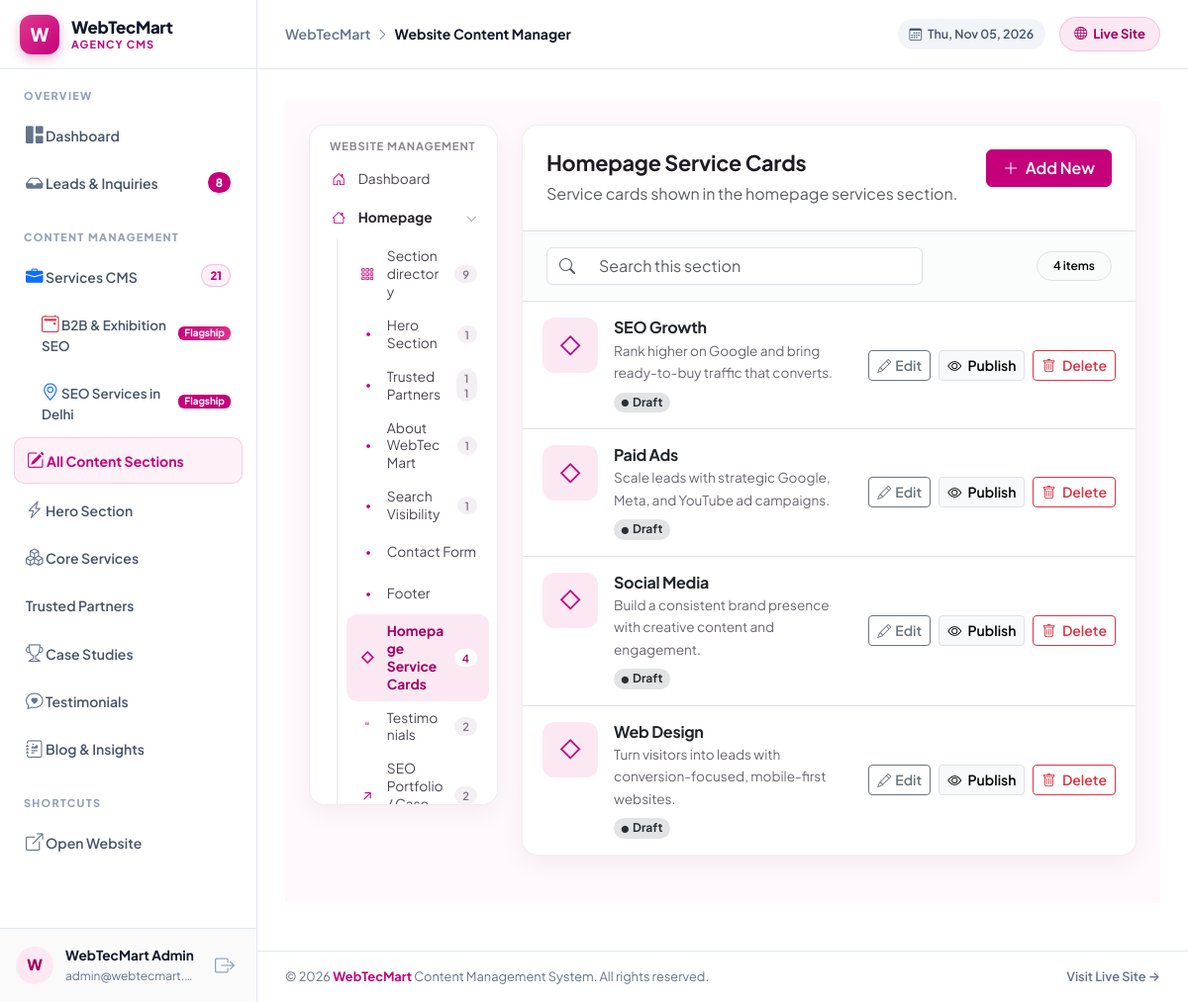
Screenshot of /admin/content.php (signed in) with the database file from the repository.
### tables this page shows
CREATE TABLE content_items (
            id INTEGER PRIMARY KEY AUTOINCREMENT,
            content_type TEXT NOT NULL,
            title TEXT NOT NULL,
            summary TEXT,
            body TEXT,
            metadata TEXT,
            sort_order INTEGER DEFAULT 0,
            is_active INTEGER DEFAULT 1,
            created_at DATETIME DEFAULT CURRENT_TIMESTAMP,
            updated_at DATETIME DEFAULT CURRENT_TIMESTAMP
        );

### admin/content.php (the view, shortened to what the rows shown need)
<?php
require_once __DIR__ . '/../functions.php';
$homeSections = [
    'hero' => ['Hero Section', 'Edit all homepage hero text and lead form content in one place.'],
    'partners' => ['Trusted Partners', 'Edit the section text and partner logos displayed on the homepage.'],
    'about' => ['About WebTecMart', 'Edit all content in the homepage About WebTecMart section.'],
    'visibility' => ['Search Visibility', 'Edit the section heading, introduction, all service cards, links, and quote button.'],
    'contact' => ['Contact Form', 'The homepage contact form is handled by the existing contact workflow.'],
    'footer' => ['Footer', 'The public footer is shared from the site template.'],
];
$selectedSection = trim($_GET['section'] ?? $_POST['section'] ?? 'collection:service');
$sectionInfo = null;
$sectionType = '';
$sectionPage = '';
$isRegistry = false;
$registryKey = '';
if (str_starts_with($selectedSection, 'collection:')) {
    $sectionType = substr($selectedSection, strlen('collection:'));
    if (isset($collections[$sectionType])) $sectionInfo = $collections[$sectionType];
}
$allItems = cmsAllContent();
$homepageRecords = array_values(array_filter($allItems, static function (array $item): bool {
    return $item['content_type'] === 'homepage';
}));
$homepageSectionTargets = ['Hero Section' => 'collection:hero_content', 'Trusted Partners' => 'collection:partner', 'About WebTecMart' => 'collection:homepage_about', 'What We Do' => 'collection:service', 'Search Visibility' => 'collection:homepage_visibility', 'SEO Portfolio' => 'collection:success_story', 'Testimonials' => 'collection:testimonial', 'Contact Form' => 'registry:contact'];
$items = array_values(array_filter($allItems, static function (array $item) use ($sectionType, $sectionPage, $isRegistry): bool {
    if ($item['content_type'] !== $sectionType) return false;
    if ($sectionType === 'page') { $metadata = json_decode($item['metadata'] ?? '', true); return is_array($metadata) && ($metadata['page'] ?? '') === $sectionPage; }
    return !$isRegistry || $sectionType === 'homepage';
}));
$search = trim($_GET['q'] ?? '');
require_once __DIR__ . '/templates/header.php';
?>
<link href="https://cdn.jsdelivr.net/npm/bootstrap@5.3.3/dist/css/bootstrap.min.css" rel="stylesheet">
<link href="https://cdn.jsdelivr.net/npm/bootstrap-icons@1.11.3/font/bootstrap-icons.css" rel="stylesheet">
<div class="cms-shell">
    <div class="container-xxl px-3 px-lg-4">
        <div class="row g-4 align-items-start">
            <div class="col-lg-9">
                <section class="cms-card overflow-hidden" aria-labelledby="cmsSectionTitle">
                    <div class="d-flex flex-wrap align-items-start justify-content-between gap-3 p-3 p-md-4 border-bottom">
                        <div class="d-flex align-items-start gap-3 flex-grow-1" style="min-width:0">
                            <div style="min-width:0">
                                <h1 class="cms-title" id="cmsSectionTitle"><?= e($isRegistry ? 'Homepage Section Directory' : $sectionInfo['label']) ?></h1>
                            </div>
                        </div>
                    </div>
                    <?php if ($isRegistry): ?>
                        <div class="p-3 p-md-4">
                            <div class="row g-3">
                                <?php if ($registryKey === 'homepage'): ?>
                                    <?php foreach ($homepageRecords as $record): ?>
                                        <?php $target = $homepageSectionTargets[$record['title']] ?? 'registry:homepage'; ?>
                                        <div class="col-md-6">
                                            <article class="cms-dir-item d-flex gap-3">
                                                <span class="cms-ico fs-5"><i class="bi bi-stars"></i></span>
                                                <div>
                                                    <a class="fw-bold d-block mb-1" href="?section=<?= rawurlencode($target) ?>"><?= e($record['title']) ?></a>
                                                    <p class="small text-body-secondary mb-0"><?= e($record['summary'] ?: 'Homepage section') ?></p>
                                                </div>
                                            </article>
                                        </div>
                                    <?php endforeach; ?>
                                    <div class="col-md-6">
                                        <article class="cms-dir-item d-flex gap-3">
                                            <span class="cms-ico fs-5"><i class="bi bi-stars"></i></span>
                                            <div>
                                                <a class="fw-bold d-block mb-1" href="?section=registry%3Afooter">Footer</a>
                                                <p class="small text-body-secondary mb-0"><?= e($homeSections['footer'][1]) ?></p>
                                            </div>
                                        </article>
                                    </div>
                                <?php else: ?>
                                    <div class="col-12">
                                        <article class="cms-dir-item d-flex gap-3">
                                            <span class="cms-ico fs-5"><i class="bi bi-stars"></i></span>
                                            <div>
                                                <strong class="d-block mb-1"><?= e($sectionInfo['label']) ?></strong>
                                                <p class="small text-body-secondary mb-0"><?= e($sectionInfo['description']) ?></p>
                                            </div>
                                        </article>
                                    </div>
                                <?php endif; ?>
                            </div>
                            <div class="alert alert-warning small mt-4 mb-0">
                                <i class="bi bi-info-circle me-1"></i>
                                Sections backed by CMS records have their own Add, Edit, Publish, and Delete controls. Sections rendered directly in PHP are informational here because the existing CMS has no editable fields for them.
                            </div>
                        </div>
                    <?php else: ?>
                        <?php if (!$items): ?>
                            <div class="text-center py-5 px-3">
                                <div class="d-inline-grid place-items-center rounded-4 mb-3 d-inline-flex align-items-center justify-content-center" style="width:56px;height:56px;background:var(--brand-soft);color:var(--brand);font-size:1.5rem">
                                    <i class="bi bi-plus-lg"></i>
                                </div>
                                <h2 class="h5 fw-bold"><?= $search !== '' ? 'No matching content' : 'Nothing here yet' ?></h2>
                                <p class="text-body-secondary mx-auto mb-3" style="max-width:420px">
                                    <?= $search !== '' ? 'Try a different search term, or clear the search.' : 'Add content to this section to make it available on the public website.' ?>
                                </p>
                                <?php if ($search === '' && !in_array($sectionType, ['hero_content', 'about_page', 'homepage_about', 'homepage_visibility', 'services_page', 'packages_page', 'portfolio_page'], true)): ?>
                                    <button type="button" class="btn btn-primary" data-cms-add>
                                        <i class="bi bi-plus-lg me-1"></i> Add your first item
                                    </button>
                                <?php else: ?>
                                    <a class="btn btn-outline-secondary" href="?section=<?= rawurlencode($selectedSection) ?>">Clear search</a>
                                <?php endif; ?>
                            </div>
                        <?php else: ?>
                            <div class="list-group list-group-flush">
                                <?php foreach ($items as $item): ?>
                                    <?php $meta = json_decode($item['metadata'] ?? '', true); $meta = is_array($meta) ? $meta : []; ?>
                                    <?php $description = $item['summary'] ?: ($item['body'] ?? ''); ?>
                                    <article class="list-group-item cms-record d-flex flex-column flex-md-row align-items-md-center gap-3">
                                        <div class="d-flex align-items-start gap-3 flex-grow-1" style="min-width:0">
                                            <?php if (!empty($meta['image'])): ?>
                                                <img class="cms-thumb" src="<?= e($meta['image']) ?>" alt="" loading="lazy" onerror="this.onerror=null;this.src='/assets/images/placeholder.jpg'">
                                            <?php else: ?>
                                                <span class="cms-thumb cms-thumb-ph" aria-hidden="true"><?= e($sectionInfo['icon']) ?></span>
                                            <?php endif; ?>
                                            <div style="min-width:0">
                                                <h3><?= e($item['title']) ?></h3>
                                                <p><?= e($description !== '' ? $description : 'No summary provided.') ?></p>
                                                <div class="d-flex flex-wrap align-items-center gap-2 mt-2">
                                                    <?php if (!empty($item['is_active'])): ?>
                                                        <span class="badge rounded-pill bg-success-subtle text-success-emphasis"><i class="bi bi-circle-fill me-1" style="font-size:.45rem;vertical-align:middle"></i>Published</span>
                                                    <?php else: ?>
                                                        <span class="badge rounded-pill bg-secondary-subtle text-secondary-emphasis"><i class="bi bi-circle-fill me-1" style="font-size:.45rem;vertical-align:middle"></i>Draft</span>
                                                    <?php endif; ?>
                                                </div>
                                            </div>
                                        </div>
                                        <div class="cms-record-actions d-flex flex-wrap align-items-center gap-2 flex-shrink-0">
                                            <a class="btn btn-sm btn-outline-secondary" href="?section=<?= rawurlencode($selectedSection) ?>&amp;edit=<?= (int) $item['id'] ?>">
                                                <i class="bi bi-pencil me-1"></i><?= $sectionType === 'hero_content' ? 'Edit Hero Content' : (in_array($sectionType, ['about_page', 'homepage_about'], true) ? 'Edit About Content' : ($sectionType === 'homepage_visibility' ? 'Edit Search Visibility Content' : ($sectionType === 'portfolio_page' ? 'Edit Portfolio Page Content' : ($sectionType === 'services_page' ? 'Edit What We Do Content' : ($sectionType === 'packages_page' ? 'Edit Packages Page Content' : 'Edit'))))) ?>
                                            </a>
                                            <?php if (!in_array($sectionType, ['hero_content', 'about_page', 'homepage_about', 'homepage_visibility', 'services_page', 'packages_page', 'portfolio_page'], true)): ?>
                                            <form method="POST" class="d-flex">
                                                <button type="submit" class="btn btn-sm btn-light border">
                                                    <i class="bi bi-<?= !empty($item['is_active']) ? 'eye-slash' : 'eye' ?> me-1"></i>
                                                    <?= !empty($item['is_active']) ? 'Unpublish' : 'Publish' ?>
                                                </button>
                                            </form>
                                            <form method="POST" class="d-flex" data-delete-form>
                                                <button type="submit" class="btn btn-sm btn-outline-danger">
                                                    <i class="bi bi-trash me-1"></i> Delete
                                                </button>
                                            </form>
                                            <?php endif; ?>
                                        </div>
                                    </article>
                                <?php endforeach; ?>
                            </div>
                        <?php endif; ?>
                    <?php endif; ?>
                </section>
            </div>
        </div>
    </div>
</div>
<?php require_once __DIR__ . '/templates/footer.php'; ?>

### rows the page displays
content_items: title "SEO Growth", summary "Rank higher on Google and bring ready-to-buy traffic that converts.", is_active 0 (drawn)
content_items: title "Paid Ads", summary "Scale leads with strategic Google, Meta, and YouTube ad campaigns.", is_active 0 (drawn)
content_items: title "Social Media", summary "Build a consistent brand presence with creative content and engagement.", is_active 0 (drawn)
content_items: title "Web Design", summary "Turn visitors into leads with conversion-focused, mobile-first websites.", is_active 0 (drawn)

### other values shown
$totalLeadsCount "8"
$totalServicesCount "21"
substr(trim($adminName), 0, 1) "W"
$adminName "WebTecMart Admin"
$adminEmail "admin@webtecmart.…"
$currentPageTitle "Website Content Manager"
count($homepageRecords) + 1 "9"
$homeSectionLabel "Hero Section"
$homeSectionLabel "Trusted Partners"
$homeSectionLabel "About WebTecMart"
$homeSectionLabel "Search Visibility"
$homeSectionLabel "Contact Form"
$homeSectionLabel "Footer"
$collection['icon'] "◇"
$collection['label'] "Homepage Service Cards"
